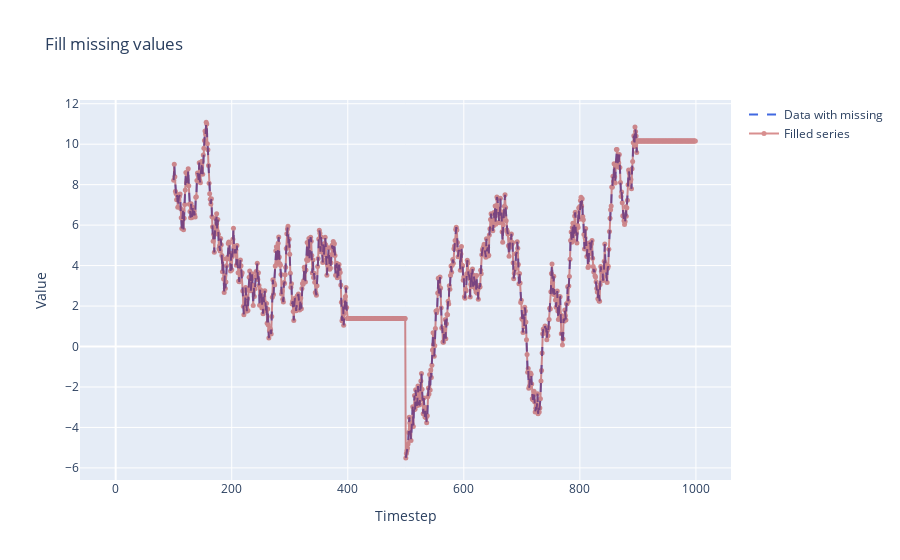

The code cell stored with this chart in its notebook:
### Markdown cell above
### Forward filling

### Code cell
x_raw, y_raw = SimpleRandomWalk(n = 1000).generate()
x = x_raw.copy()
y = y_raw.copy()
y[:100] = None
y[400:500] = None
y[-100:] = None

df = pd.DataFrame(np.c_[x,y], columns = ['x','y'])
df['x'] = df['x'].astype(int)
df['y'] = df['y'].ffill()
x_new, y_new = df.x, df.y

# plot time series
scatter1 = go.Scatter(x = x, y = y, name = "Data with missing",
            line = {'color':"royalblue","dash":'dash'})

scatter2 = go.Scatter(x = x_new,y = y_new, name = "Filled series",
            line = {"color":"firebrick"},marker = {"size":5}, opacity = 0.5, mode = "lines+markers")

fig = go.Figure([scatter1, scatter2])

fig.update_layout({'title':"Fill missing values"})
fig.update_xaxes(title_text = "Timestep")
fig.update_yaxes(title_text = "Value")

### Figure 1 — Plotly figure (JSON) as saved in the notebook; plotly's stock layout.template omitted (floating-point values rounded to 4 significant figures; data arrays with more than 128 entries replaced by an {"elided": "..."} marker saying what was removed)
{"data": [{"line": {"color": "royalblue", "dash": "dash"}, "name": "Data with missing", "type": "scatter", "x": {"elided": "1000 int values"}, "y": {"elided": "1000 float values"}}, {"line": {"color": "firebrick"}, "marker": {"size": 5}, "mode": "lines+markers", "name": "Filled series", "opacity": 0.5, "type": "scatter", "x": {"elided": "1000 int values"}, "y": {"elided": "1000 float values"}}], "layout": {"title": {"text": "Fill missing values"}, "xaxis": {"title": {"text": "Timestep"}}, "yaxis": {"title": {"text": "Value"}}}}
